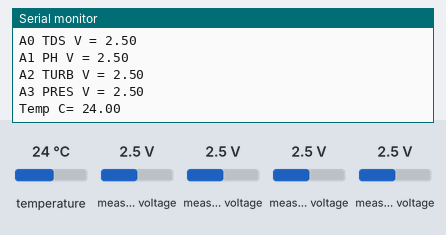
A sketch run on a simulated Arduino Nano, built with avr-gcc and run on an emulated ATmega328P. Shown: the last lines printed to the serial monitor. Inputs (shaded band) come from the test bench; at power-on: temperature 24 °C, measured voltage 2.5 V.

Above: at 1.4 s.
1.5 s: temperature set to 12 °C
At 3.5 s:
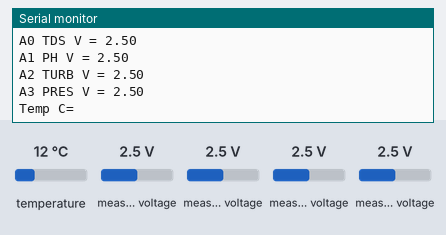
4.4 s: measured voltage (sensor 200) set to 0.1 V
At 7.1 s:
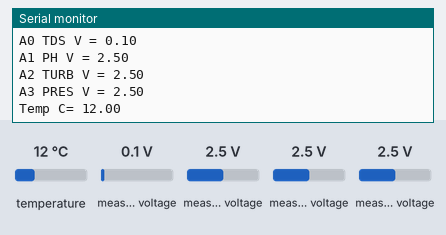
7.3 s: measured voltage (sensor 201) set to 0.1 V
At 9.1 s:
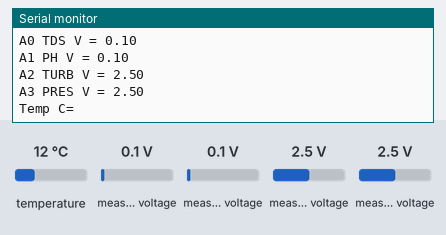
10.2 s: measured voltage (sensor 202) set to 0.1 V
At 11.9 s:
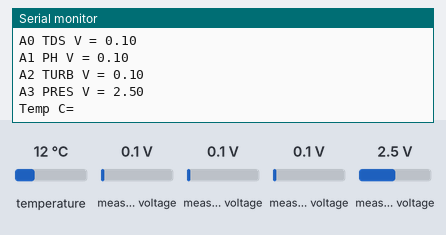
13.1 s: measured voltage (sensor 203) set to 0.1 V
At 15.8 s:
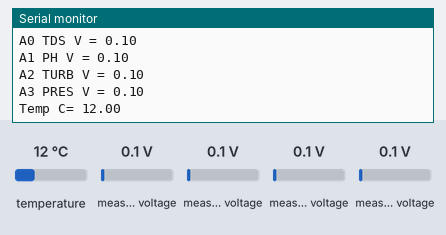
16.0 s: temperature set to 19 °C
At 19.0 s:
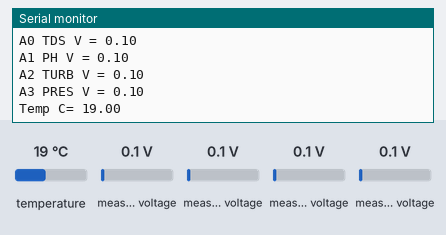
Timing chart, 0 to 19.9 s (numbered marks = the images above; inputs shaded):
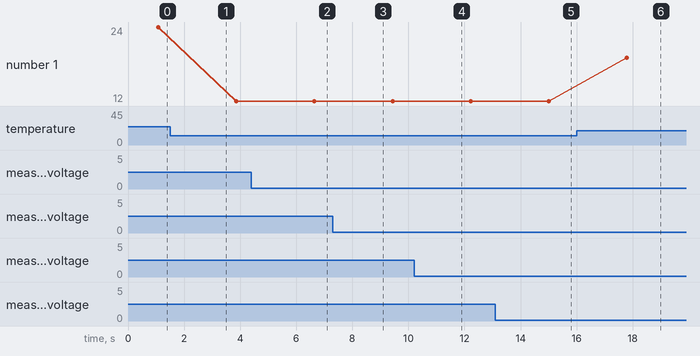

Measured:
- after the input at 4.4 s, the serial monitor: prints a new line after 1.5 s (image 2)
- after the input at 7.3 s, the serial monitor: prints a new line after 1.4 s (image 3)
- after the input at 10.2 s, the serial monitor: prints a new line after 1.3 s (image 4)
- after the input at 13.1 s, the serial monitor: prints a new line after 1.2 s (image 5)
- after the input at 16.0 s, the serial monitor: prints a new line after 1.8 s (image 6)
- plotted number 1: 24 → 12 after the input at 1.5 s, 12 → 19 after the input at 16.0 s

The sketch:

Test_PCB_ADS_SENSORES_NANO.ino
```cpp
/*
 * TEST DE PCB MCI - PROGRAMA PARA Arduino Nano
 * Pablo Martín, Matías Macaya
 * Programa que consulta al ADS1015 por sus valores cada x segundos.
 */

//Librerías:
  //ADS1015
  #include <Wire.h>
  #include <Adafruit_ADS1X15.h>
  #include <DS18B20.h>
  #include <SPI.h>
  #include "SdFat.h"

//Creación de instancias ADS, DS18B20
// Adafruit_ADS1115 ads;  /* Use this for the 16-bit version */
Adafruit_ADS1015 ads;     /* Use thi for the 12-bit version */
DS18B20 ds(9);


//SETUP----------------------------------------------------------------------
void setup() {
  //Serial
    Serial.begin(9600);
  // ADS1015
    ads.begin();
    ads.setGain(GAIN_ONE);
    float gain = ads.getGain();
    Serial.println("************************************");
    Serial.println("NICLABS");
    Serial.println("Programa Revisión de sensores para Arduino Nano");
    Serial.println("************************************");
    Serial.println("Rodrigo Muñoz, Pablo Martín, Matías Macaya");
    Serial.println("************************************");
    Serial.println("Consulta al ADS1015 y anota los resultados");

    Serial.print("Gain ADC: "); Serial.println(gain);
  }
//------------------------------------------------------------------------------
void loop() {
  int16_t adc0, adc1, adc2, adc3;
  float volts0, volts1, volts2, volts3;
  Serial.println("--------------------");
  adc0 = ads.readADC_SingleEnded(0);
  adc1 = ads.readADC_SingleEnded(1);
  adc2 = ads.readADC_SingleEnded(2);
  adc3 = ads.readADC_SingleEnded(3);
  volts0 = ads.computeVolts(adc0);
  volts1 = ads.computeVolts(adc1);
  volts2 = ads.computeVolts(adc2);
  volts3 = ads.computeVolts(adc3);

  // Write sensor data to CSV record.
  Serial.print("A0 TDS V = "); Serial.println(volts0);
  Serial.print("A1 PH V = "); Serial.println(volts1);
  Serial.print("A2 TURB V = ");  Serial.println(volts2);
  Serial.print("A3 PRES V = "); Serial.println(volts3);
  while (ds.selectNext()) {
    Serial.print("Temp C= "); Serial.println(ds.getTempC());
  }
  delay(2000);
}
```
